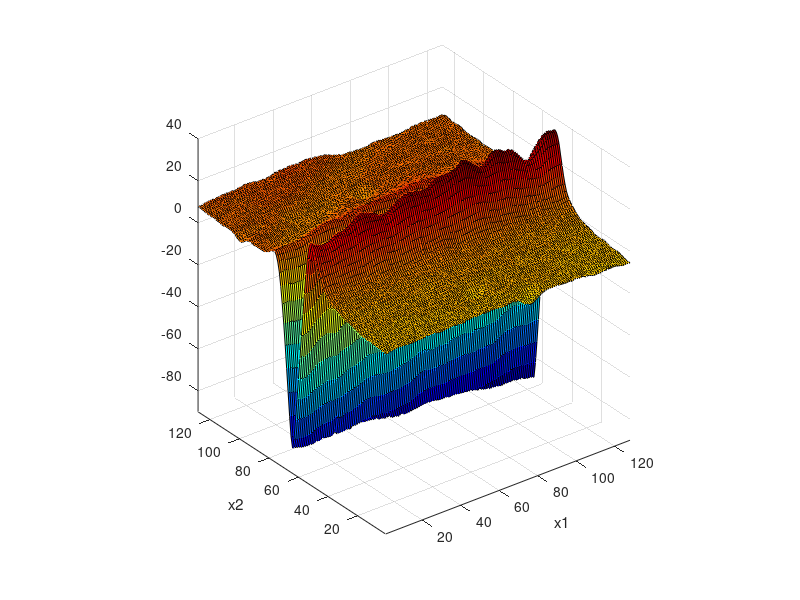
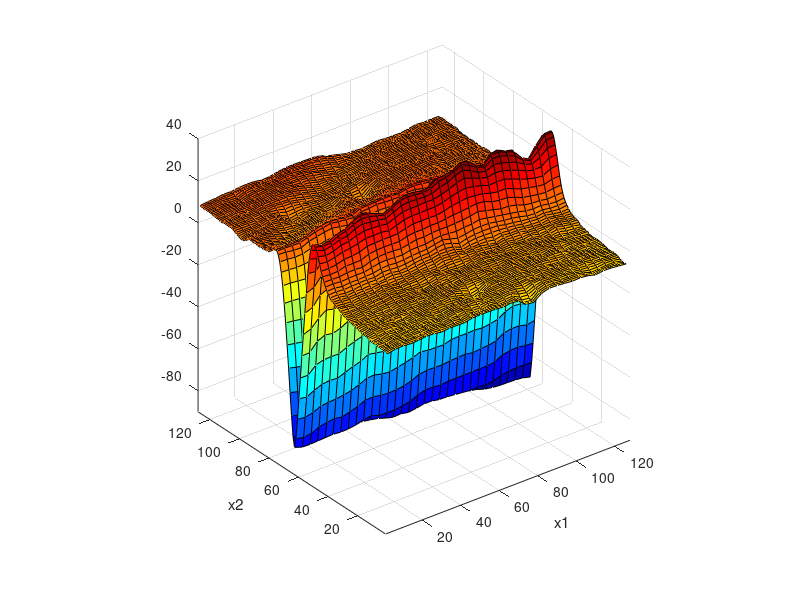

Source code (MATLAB) for these figures, in order: (Note: this script raises an error after producing the figures.)
% isotropic/unisotropic undersampling
% x1 change horizontally, x2 change vertically,e.g.(x2,x1)
% (1,1) (1,2) (1,3)... 
% (2,1) (2,2) (2,3)...
% zhouweiyan 20180925
clear
% close all
% clc
load groove1.mat
figure
surf(groove);colormap(jet)
% view([0 -90])
axis equal
xlim([1,128]);ylim([1,128]);zlim([-90,40]);
xlabel('x1');ylabel('x2');

%% data preparation
% train set
x1_train=2:4:128; x2_train=1:128;
[X1_train,X2_train]=meshgrid(x1_train,x2_train);
X_train=[X1_train(:),X2_train(:)];
y_train=groove(x2_train,x1_train);
y_train=y_train(:);
figure
surf(X1_train,X2_train,reshape(y_train,length(x2_train),length(x1_train)));colormap(jet)
axis equal
xlim([1,128]);ylim([1,128]);zlim([-90,40]);
xlabel('x1');ylabel('x2');view(3)

% test set
x1_test=1:128;x2_test=1:128;
[X1_test,X2_test]=meshgrid(x1_test,x2_test);
X_test=[X1_test(:),X2_test(:)];
y_test_ideal=groove(x2_test,x1_test);
%% GP regression
meanfunc=[];hyp.mean=[];
% mask=[1,0];
covfunc={'covSEard'};hyp.cov=log([10;10;20]);
% covfunc={'covMask',{mask,{'covSEiso'}}};hyp.cov=log([2;40]);  %log([ell;sf])
likfunc='likGauss';hyp.lik=log(0.1);    % log(sn)
hyp=minimize(hyp,@gp,-80,@infGaussLik,meanfunc,covfunc,likfunc,X_train,y_train);
[m,s2]=gp(hyp,@infGaussLik,meanfunc,covfunc,likfunc,X_train,y_train,X_test);
figure
surf(X1_test,X2_test,reshape(m,length(x2_test),length(x1_test)))
colormap(jet)
axis equal
xlim([1,128]);ylim([1,128]);zlim([-90,40]);
xlabel('x1');ylabel('x2');
view(3)
%% Error analysis
range=max(groove(:))-min(groove(:));
% NRMSD=sqrt(sum(m-y_test_ideal(:)).^2)/range
% max(m-y_test_ideal(:))

m_a=reshape(m,length(x2_test),length(x1_test));
% m_a=m_a(1:256,4:252);y_test_ideal_a=y_test_ideal(1:256,4:252);    % cut
% the boundary of x1
m_a=m_a(min(x2_train):max(x2_train),min(x1_train):max(x1_train));
y_test_ideal_a=y_test_ideal(min(x2_train):max(x2_train),min(x1_train):max(x1_train));
figure
surf(y_test_ideal_a-m_a);   % surf(y_test_ideal_a-m_a,'FaceAlpha',0.1); 
zlim([-90,40]);
NRMSD=sqrt(sum((m_a(:)-y_test_ideal_a(:)).^2))/range
max(abs(m_a(:)-y_test_ideal_a(:)))
